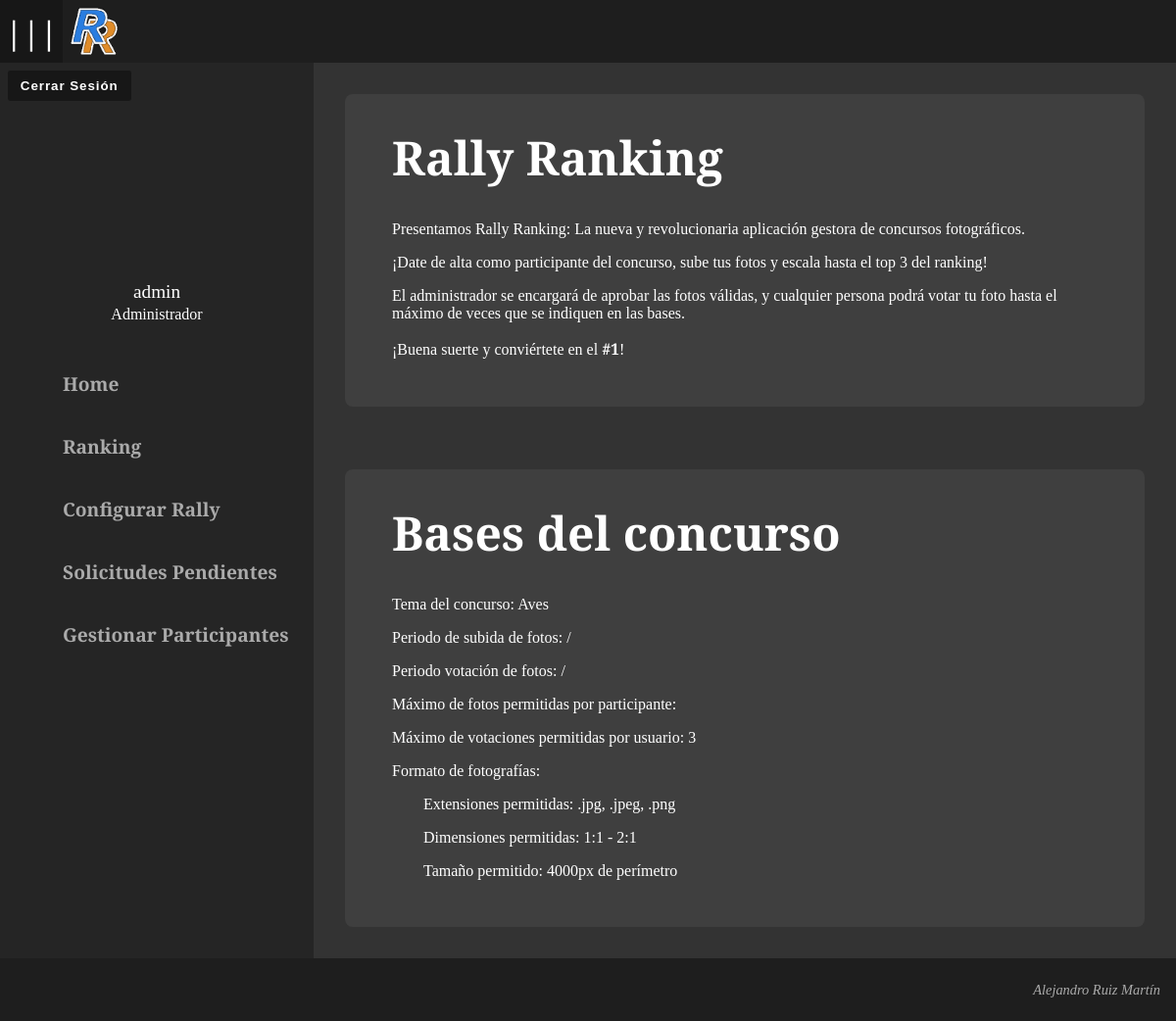
Page /index.php?id=4 (signed in) on the earlier database version.
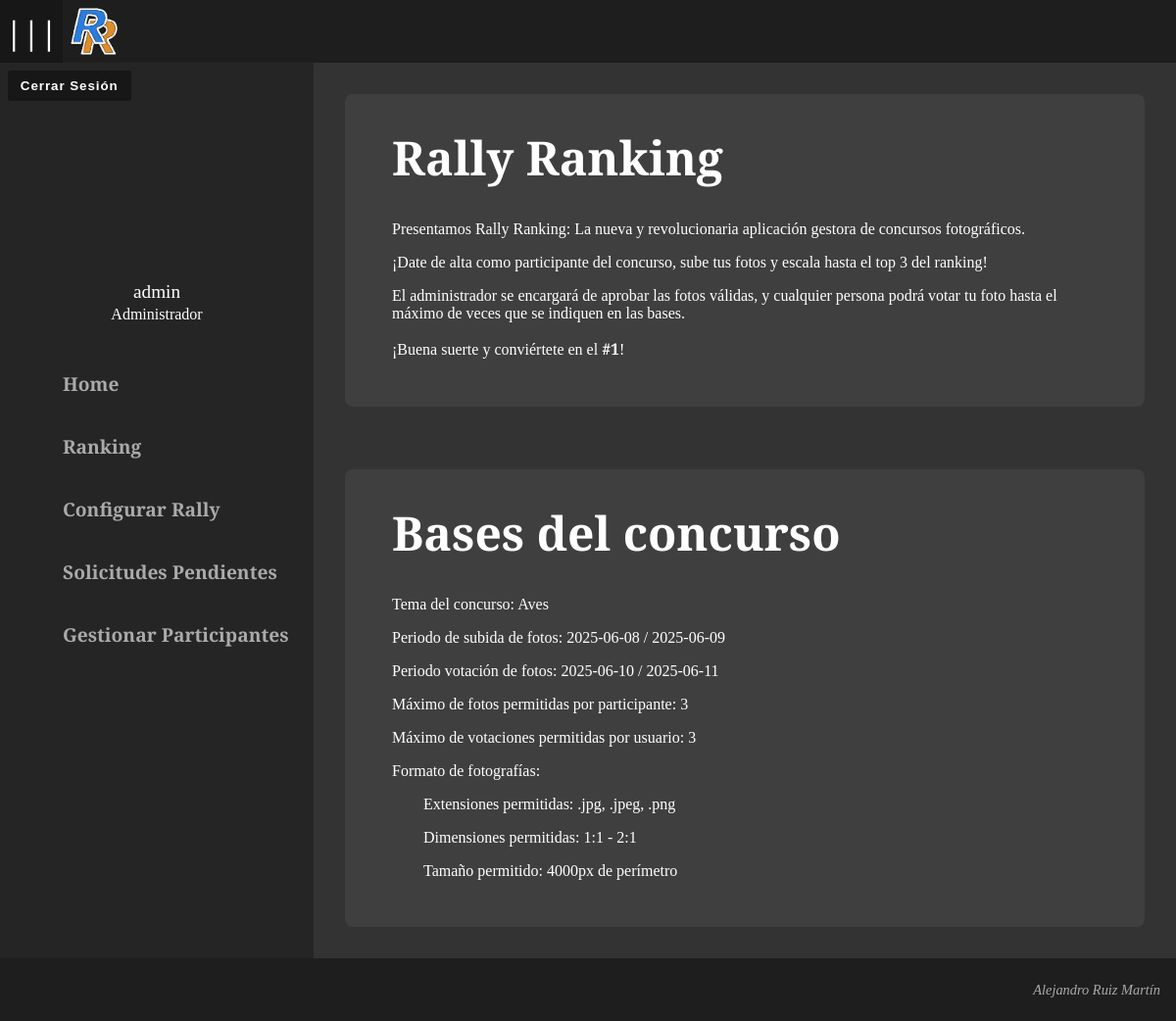
Same page on the later database version.
### tables this page shows
CREATE TABLE `rally` (
  `id` int(11) NOT NULL,
  `fecha_inicio_subidas` date DEFAULT NULL,
  `fecha_fin_subidas` date DEFAULT NULL,
  `fecha_inicio_votaciones` date DEFAULT NULL,
  `fecha_fin_votaciones` date DEFAULT NULL,
  `limite_fotos_participante` int(3) DEFAULT NULL,
  `ultima_actualizacion` datetime DEFAULT NULL
);

### functions/ddbb.php (called while the page is built)
<?php
    $sql = array(
        "db" => array(
            "host" => "localhost",
            "user" => "root",
            "pass" => "",
            "db" => "rally_ranking"
        )
    );
?>

### functions/functions.php (called while the page is built, shortened)
<?php
    require_once("mydb.php");
    require_once("ddbb.php");
    function GetRally(string $id) {
        global $sql;
        $mydb = new mydb($sql["db"]);
        $mydb -> querySetter("SELECT * FROM `rally` WHERE `id` = $id");
        $rally = $mydb -> fastQuery();
        return($rally);
    }
?>

### functions/mydb.php (called while the page is built, shortened)
<?php
    class mydb {
        private ?mysqli $mysqli;
        private ?string $query;
        public function __construct(?array $db = null) {
            $this -> mysqli = new mysqli($db["host"], $db["user"], $db["pass"], $db["db"]) ?? $db;
            $this -> query = '';
        }
        public function querySetter(string $newQuery) {
            $this -> query = $newQuery;
        }
        public function fastQuery() {
            try {
                $this -> result =  $this -> mysqli -> query($this -> query);
                $this -> row = $this -> result -> fetch_object();
                return $this -> row;
            } catch (mysqli_error) {
                echo "<script defer>alert(\"Error al interactuar con la base de datos. Datos:\n\n";
                echo $this -> testVars();
                echo "\");</script>";
            }
        }
        public function __destruct() {
            $this -> mysqli -> kill($this -> mysqli -> thread_id);
        }
    }
?>

### main/home.php (the view, shortened to what this page needs)
<?php
    $rally = GetRally(1);
?>
<div class="card">
    <div class="card-head">
        <span>Rally Ranking</span>
    </div>
    <div class="card-body">
        <p>Presentamos Rally Ranking: La nueva y revolucionaria aplicación gestora de concursos fotográficos.</p>
        <p>¡Date de alta como participante del concurso, sube tus fotos y escala hasta el top 3 del ranking!</p>
        <p>El administrador se encargará de aprobar las fotos válidas, y cualquier persona podrá votar tu foto hasta el máximo de veces que se indiquen en las bases.</p>
        <p>¡Buena suerte y conviértete en el <strong>#1</strong>!</p>
    </div>
</div>
<div class="card">
    <div class="card-head">
        <span>Bases del concurso</span>
    </div>
    <div class="card-body">
        <p>Tema del concurso: Aves</p>
        <p>Periodo de subida de fotos: <span><?php echo $rally->fecha_inicio_subidas; ?></span> / <span><?php echo $rally->fecha_fin_subidas; ?></span></p>
        <p>Periodo votación de fotos: <span><?php echo $rally->fecha_inicio_votaciones; ?></span> / <span><?php echo $rally->fecha_fin_votaciones; ?></span></p>
        <p>Máximo de fotos permitidas por participante: <span><?php echo $rally->limite_fotos_participante; ?></span></p>
        <p>Máximo de votaciones permitidas por usuario: <span>3</span></p>
        <p>Formato de fotografías:</p>
        <ul class="list">
            <li>Extensiones permitidas: .jpg, .jpeg, .png</li>
            <li>Dimensiones permitidas: 1:1 - 2:1</li>
            <li>Tamaño permitido: 4000px de perímetro</li>
        </ul>
    </div>
</div>

Differences in the rows shown:
added rally: fecha_fin_subidas "2025-06-09", fecha_inicio_votaciones "2025-06-10", fecha_fin_votaciones "2025-06-11", limite_fotos_participante "3"
Other differences:
$rally->fecha_inicio_subidas: (not shown) → "2025-06-08"
